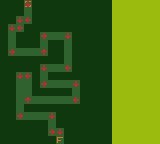

The image is a tile-based game level rendered from a .tmx file. Its description and source (layers, tilesets, objects; grid data summarised) follow:
An orthogonal 20x18 tile map with 8x8 px tiles, 4 tile layers (Background, Foreground, Metadata, Directions), 2 tilesets.

<map version="1.2" tiledversion="1.3.5" orientation="orthogonal" renderorder="left-up" width="20" height="18" tilewidth="8" tileheight="8" infinite="0" nextlayerid="5" nextobjectid="1">
 <tileset firstgid="1" name="Basic" tilewidth="8" tileheight="8" tilecount="8" columns="4">
  <image source="tilesets/Basic.png" width="32" height="16" />
 </tileset>
 <tileset firstgid="9" name="Metadata" tilewidth="8" tileheight="8" tilecount="8" columns="4">
  <image source="tilesets/Metadata.png" width="32" height="16" />
  <tile id="0">
   <properties>
    <property name="direction" type="int" value="0" />
    <property name="type" value="direction" />
   </properties>
  </tile>
  <tile id="1">
   <properties>
    <property name="direction" type="int" value="1" />
    <property name="type" value="direction" />
   </properties>
  </tile>
  <tile id="2">
   <properties>
    <property name="direction" type="int" value="2" />
    <property name="type" value="direction" />
   </properties>
  </tile>
  <tile id="3">
   <properties>
    <property name="direction" type="int" value="3" />
    <property name="type" value="direction" />
   </properties>
  </tile>
  <tile id="4">
   <properties>
    <property name="type" value="start" />
   </properties>
  </tile>
  <tile id="5">
   <properties>
    <property name="type" value="finish" />
   </properties>
  </tile>
 </tileset>
 <layer id="2" name="Background" width="20" height="18">
  <data>[360 cells, 360 non-empty, 2 distinct tile ids]</data>
 </layer>
 <layer id="1" name="Foreground" width="20" height="18">
  <data>[360 cells, 56 non-empty, 1 distinct tile ids]</data>
 </layer>
 <layer id="3" name="Metadata" width="20" height="18">
  <data>[360 cells, 2 non-empty, 2 distinct tile ids]</data>
 </layer>
 <layer id="4" name="Directions" width="20" height="18">
  <data>[360 cells, 21 non-empty, 4 distinct tile ids]</data>
 </layer>
</map>